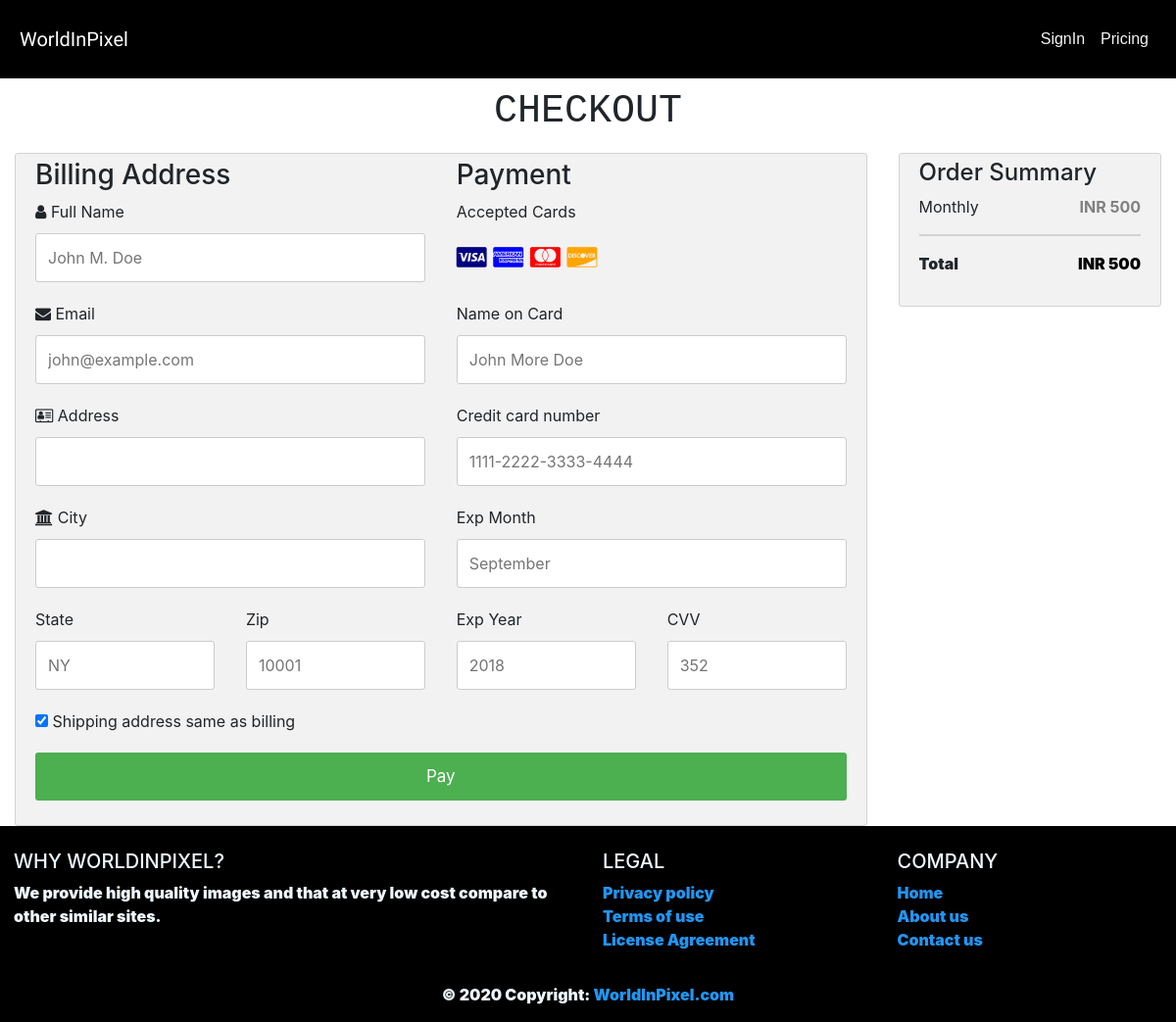
Before: /myapp/checkout/1/ with the older database file.
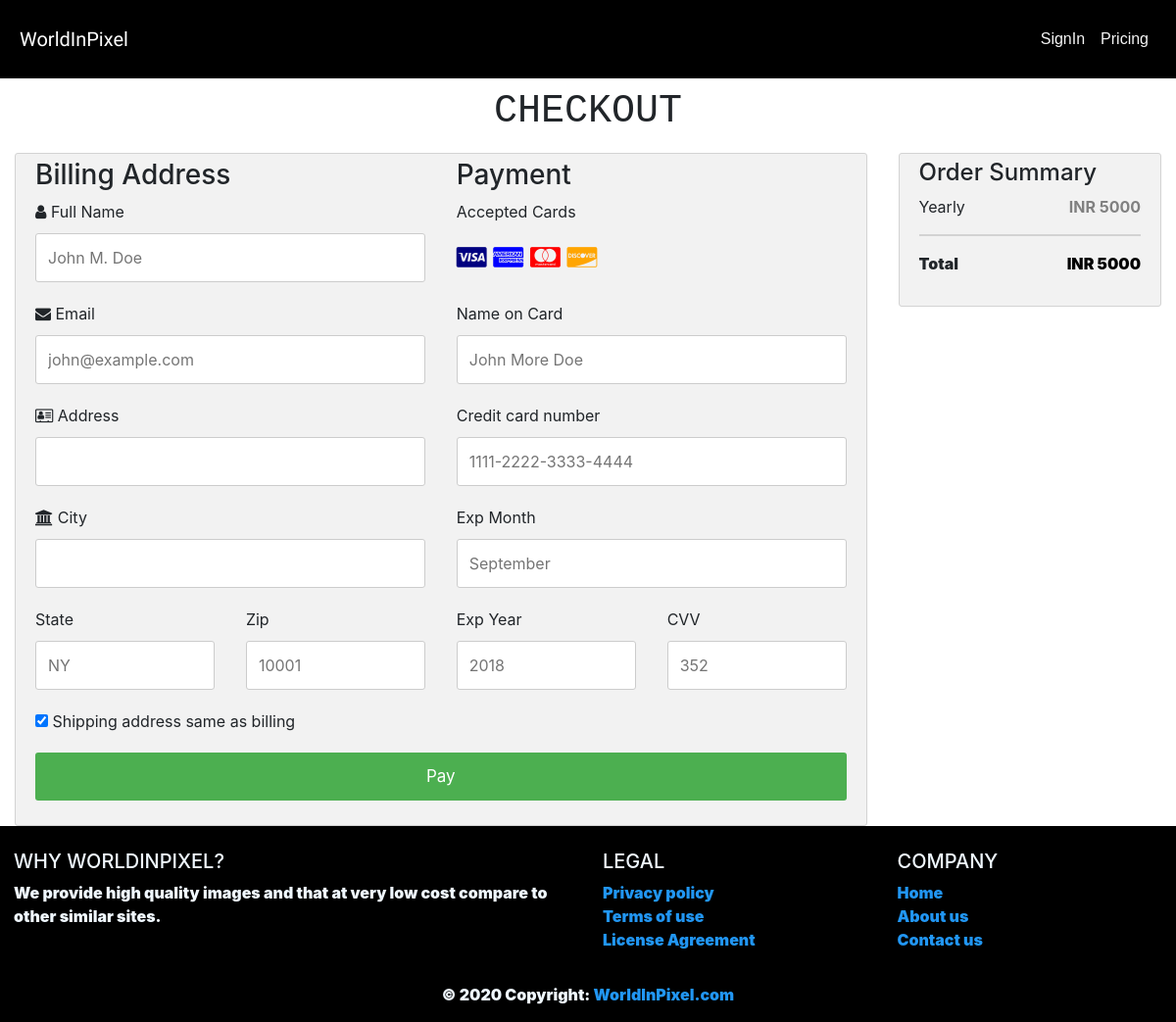
After: the same page with the newer database file.
### myapp/models.py (models this page shows, shortened)
class Subscription(models.Model):
    sub_type = models.CharField(max_length=50,null=True)
    price = models.IntegerField()

### myapp/views.py (the view)
# urls.py: path('checkout/<int:pk>/',views.checkout,name='checkout'),
def checkout(request,pk):
    price = get_object_or_404(Subscription, pk=pk)
    return render(request, 'checkout.html',{'price':price})

### templates/checkout.html (shortened to what this page needs)
{% extends 'base.html' %}
{% block body_block %}
<!DOCTYPE html>
<html>
<head>
<link rel="stylesheet" href="https://cdnjs.cloudflare.com/ajax/libs/font-awesome/4.7.0/css/font-awesome.min.css">
</head>
<body>
    <div class="header"><h1 style="font-family:monospace;">CHECKOUT</h1></div>
<div class="row">
  <div class="col-75">
    <div class="container">
      <form action="{% url 'myapp:thanks' %}" method="POST">
        <div class="row">
          <div class="col-50">
            <h3>Billing Address</h3>
            <label for="fname"><i class="fa fa-user"></i> Full Name</label>
            <input type="text" id="fname" name="firstname" placeholder="John M. Doe">
            <label for="email"><i class="fa fa-envelope"></i> Email</label>
            <input type="text" id="email" name="email" placeholder="john@example.com">
            <label for="adr"><i class="fa fa-address-card-o"></i> Address</label>
            <input type="text" id="adr" name="address" placeholder="">
            <label for="city"><i class="fa fa-institution"></i> City</label>
            <input type="text" id="city" name="city" placeholder="">
            <div class="row">
              <div class="col-50">
                <label for="state">State</label>
                <input type="text" id="state" name="state" placeholder="NY" >
              </div>
              <div class="col-50">
                <label for="zip">Zip</label>
                <input type="text" id="zip" name="zip" placeholder="10001">
              </div>
            </div>
          </div>
          <div class="col-50">
            <h3>Payment</h3>
            <label for="fname">Accepted Cards</label>
            <div class="icon-container">
              <i class="fa fa-cc-visa" style="color:navy;"></i>
              <i class="fa fa-cc-amex" style="color:blue;"></i>
              <i class="fa fa-cc-mastercard" style="color:red;"></i>
              <i class="fa fa-cc-discover" style="color:orange;"></i>
            </div>
            <label for="cname">Name on Card</label>
            <input type="text" id="cname" name="cardname" placeholder="John More Doe" required>
            <label for="ccnum">Credit card number</label>
            <input type="text" id="ccnum" name="cardnumber" placeholder="1111-2222-3333-4444" required="">
            <label for="expmonth">Exp Month</label>
            <input type="text" id="expmonth" name="expmonth" placeholder="September" required>
            <div class="row">
              <div class="col-50">
                <label for="expyear">Exp Year</label>
                <input type="text" id="expyear" name="expyear" placeholder="2018" required>
              </div>
              <div class="col-50">
                <label for="cvv">CVV</label>
                <input type="text" id="cvv" name="cvv" placeholder="352" required>
              </div>
            </div>
          </div>
        </div>
        <label>
          <input type="checkbox" checked="checked" name="sameadr"> Shipping address same as billing
        </label>
        <input type="submit" value="Pay" class="btn">
      </form>
    </div>
  </div>
  <div class="col-25">
    <div class="container">
      <h4>Order Summary <span class="price" style="color:black"></h4>
      <p><a >{{price.sub_type }}</a> <span class="price"><b>INR {{price.price}}<b></span></p>
      <hr>
      <p>Total <span class="price" style="color:black"><b>INR {{price.price}}</b></span></p>
    </div>
  </div>
</div>
</body>
</html>
{% endblock %}

### templates/base.html (shortened to what this page needs)
<!DOCTYPE html>
<html lang="en">
<head>
  <link rel="stylesheet" href="https://cdnjs.cloudflare.com/ajax/libs/font-awesome/4.7.0/css/font-awesome.min.css">
  <link rel="stylesheet" href="https://stackpath.bootstrapcdn.com/bootstrap/4.5.0/css/bootstrap.min.css"s
>
</head>
<body>
  <nav class="navbar sticky-top navbar-expand-lg navbar-dark bg-dark">
    <a class="navbar-brand " href="{% url 'home' %}" style="font-family: 'Lobster', cursive;"> WorldInPixel </a>
    <div class="collapse navbar-collapse" id="navbarSupportedContent">
      <ul class="navbar-nav mr-auto w-100 justify-content-end ">
        {% if user.is_authenticated  %}
        <li><a class="nav-link" id="heart" href="#"> <svg class="bi bi-heart-fill" width="1em" height="1em" viewBox="0 0 16 16"
              fill="currentColor" xmlns="http://www.w3.org/2000/svg">
              <path fill-rule="evenodd" d="M8 1.314C12.438-3.248 23.534 4.735 8 15-7.534 4.736 3.562-3.248 8 1.314z" />
            </svg> </a></li>
        <li>
          <a class="nav-link" href="{% url 'myapp:user_profile' %}"> {{user.first_name}} </a></li>
        <li><a class="nav-link" href="{% url 'logout' %}"> Logout </a></li>
        {% else %}
        <li><a class="nav-link" href="{% url 'myapp:user_login' %}">SignIn</a></li>
        {% endif %}
        <li class="nav-item">
          <a class="nav-link" href="{% url 'myapp:pricing' %}">Pricing</a>
        </li>
      </ul>
    </div>
  </nav>
  <div class="container-fluid ">
    {% block body_block %}
    {% endblock %}
  </div>
    <footer class="page-footer sticky-bottom font-small blue pt-4">
      <div class="container-fluid text-center text-md-left">
        <div class="row">
          <div class="col-md-6 mt-md-0 mt-3">
            <h5 class="text-uppercase">Why WorldInPixel?</h5>
            <p>We provide high quality images and that at very low cost compare to other similar sites.</p>
          </div>
          <div class="col-md-3 mb-md-0 mb-3">
            <h5 class="text-uppercase">Legal</h5>
            <ul class="list-unstyled">
              <li>
                <a href="{% url 'myapp:privacy_policy' %}">Privacy policy </a>
              </li>
              <li>
                <a href="{% url 'myapp:terms_of_use' %}">Terms of use</a>
              </li>
              <li>
                <a href="{% url 'myapp:agreement' %}">License Agreement</a>
              </li>
            </ul>
          </div>
          <div class="col-md-3 mb-md-0 mb-3">
            <h5 class="text-uppercase">Company </h5>
            <ul class="list-unstyled">
              <li>
                <a href="{% url 'home' %}">Home </a>
              </li>
              <li>
                <a href="{% url 'myapp:aboutus' %}">About us</a>
              </li>
              <li>
                <a href="{% url 'myapp:contactus' %}">Contact us</a>
              </li>
            </ul>
          </div>
        </div>
      </div>
      <div class="footer-copyright text-center py-3">© 2020 Copyright:
        <a href="{% url 'home' %}"> WorldInPixel.com</a>
      </div>
    </footer>
</body>
</html>

### templates/base.html (style rules this page uses)
.navbar .navbar-nav li a { color: whitesmoke !important; font-family:'Franklin Gothic Medium', 'Arial Narrow', Arial, sans-serif; }
.page-footer { fill: black; background-color: black; color: aliceblue; }
.navbar { padding: 20px; background-color: #000000 !important; }

### templates/checkout.html (style rules this page uses)
* { box-sizing: border-box; }
.row { display: -ms-flexbox; display: flex; -ms-flex-wrap: wrap; flex-wrap: wrap; margin: 0 -16px; }
.col-25 { -ms-flex: 25%; flex: 25%; }
.col-50 { -ms-flex: 50%; flex: 50%; }
.col-75 { -ms-flex: 75%; flex: 75%; }
.col-25, .col-50, .col-75 { padding: 0 16px; }
.container { background-color: #f2f2f2; padding: 5px 20px 15px 20px; border: 1px solid lightgrey; border-radius: 3px; }
input[type=text] { width: 100%; margin-bottom: 20px; padding: 12px; border: 1px solid #ccc; border-radius: 3px; }
label { margin-bottom: 10px; display: block; }
.icon-container { margin-bottom: 20px; padding: 7px 0; font-size: 24px; }
.btn { background-color: #4CAF50; color: white; padding: 12px; margin: 10px 0; border: none; width: 100%; border-radius: 3px; cursor: pointer; font-size: 17px; }
.header { text-align: center; padding: 10px; }
a { color: #2196F3; }
hr { border: 1px solid lightgrey; }
span.price { float: right; color: grey; }

Changed rows visible on the page:
changed Subscription: sub_type "Monthly" → "Yearly"; price "500" → "5000"
